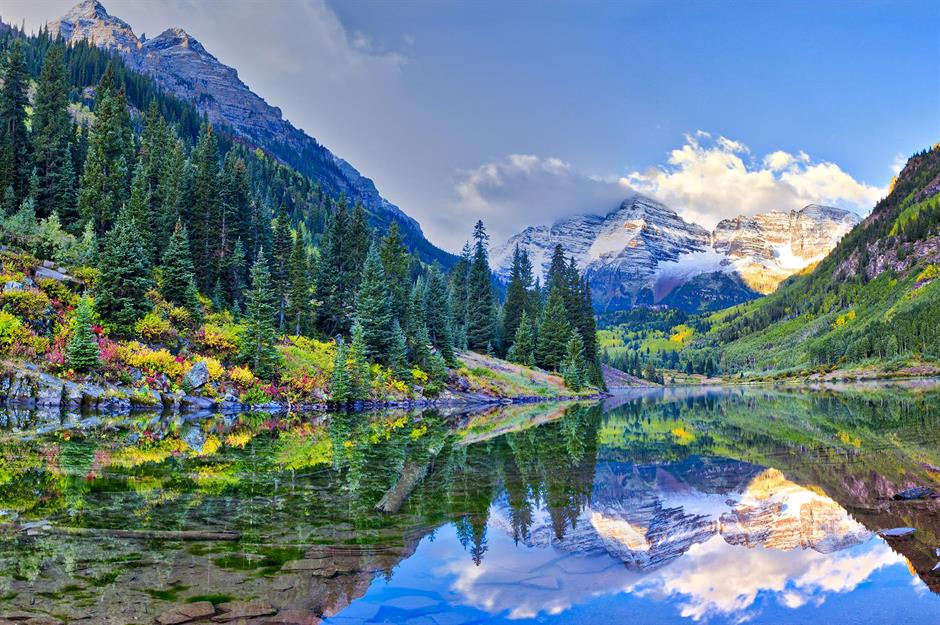
#> input picture nature.png, 940 x 625 px
$ jupyter execute imgenhancement.ipynb   (older library calls are emulated)
#> lines starting #> are read from the running program, lines starting #| are printed output that depends on the picture
[cell 1]
import cv2
import matplotlib.pyplot as plt
import numpy as np

[cell 2]
image1=cv2.imread("nature.png")
#> image1 is the input picture: shape (625, 940, 3); mean B, G, R 135.5, 124, 99.7
image2=cv2.cvtColor(image1,cv2.COLOR_BGR2RGB)
kernel=np.ones((11,11),np.float32)/169
image3=cv2.filter2D(image2,-1,kernel)
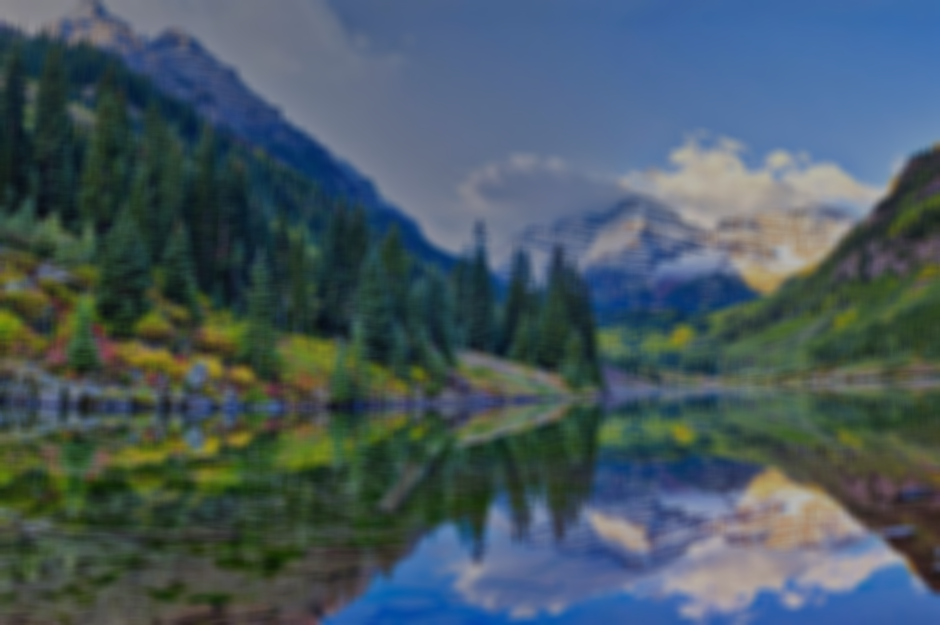
#> image3: shape (625, 940, 3); mean R, G, B 71.4, 88.8, 97

[cell 3]
plt.figure(figsize=(9,9))
plt.subplot(1,2,1)
plt.imshow(image2)
plt.title("Original Image")
plt.axis("off")
plt.subplot(1,2,2)
plt.imshow(image3)
plt.title("Average Filter Image")
plt.axis("off")
plt.show()
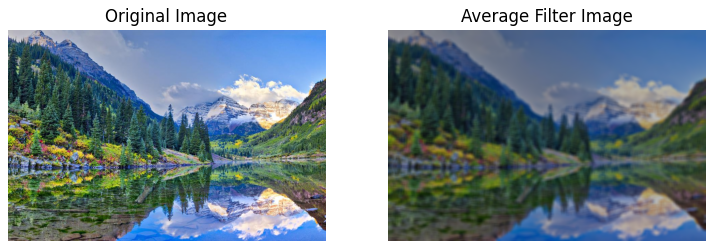
#> figure drawn by matplotlib, 2 panels

[cell 4]
kernel1=np.array([[1,2,1],[2,4,2],[1,2,1]])/16
image2=cv2.cvtColor(image1,cv2.COLOR_BGR2RGB)
image3=cv2.filter2D(image2,-1,kernel1)

[cell 5]
plt.subplot(1,2,1)
plt.imshow(image2)
plt.title("Original Image")
plt.axis("off")
plt.subplot(1,2,2)
plt.imshow(image3)
plt.title("Weighted Average Filter Image")
plt.axis("off")
plt.show()
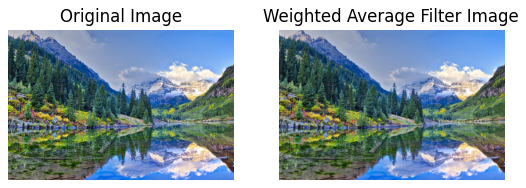
#> figure drawn by matplotlib, 2 panels

[cell 6]
gaussian_blur=cv2.GaussianBlur(image2,(33,33),0,0)
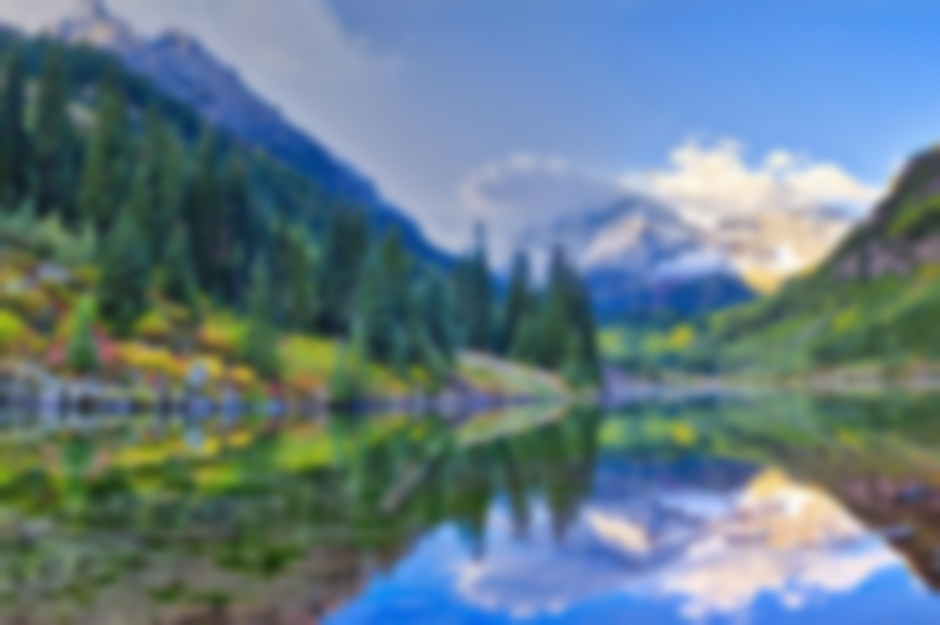
#> gaussian_blur: shape (625, 940, 3); mean R, G, B 99.7, 124, 135.5

[cell 7]
plt.subplot(1,2,1)
plt.imshow(image2)
plt.title("Original Image")
plt.axis("off")
plt.subplot(1,2,2)
plt.imshow(gaussian_blur)
plt.title("Gaussian Blur")
plt.axis("off")
plt.show()

[cell 8]
median=cv2.medianBlur(image2,13)
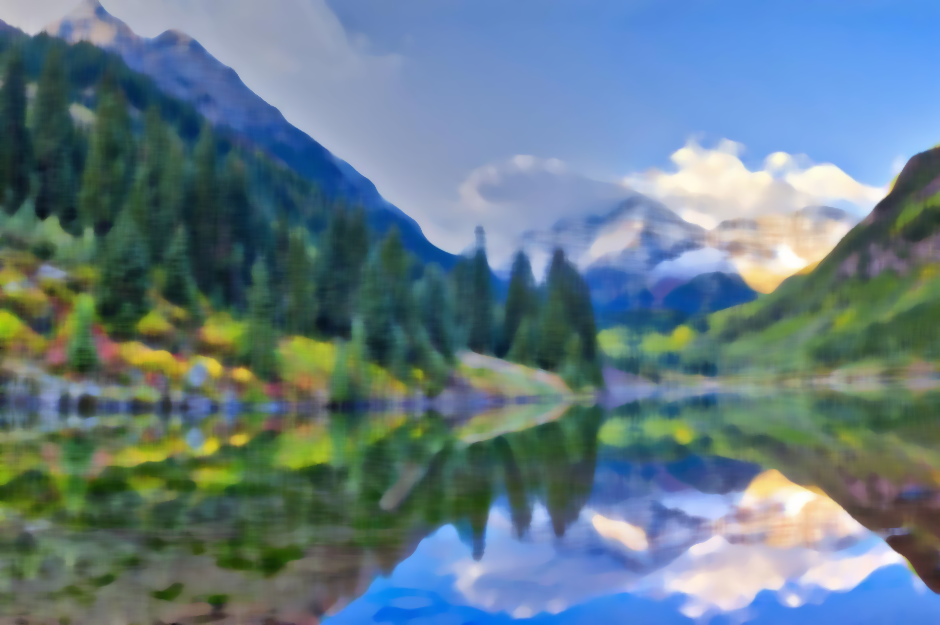
#> median: shape (625, 940, 3); mean R, G, B 99.4, 123.7, 135
plt.figure(figsize=(9,9))
plt.subplot(1,2,1)
plt.imshow(image2)
plt.title("Original Image")
plt.axis("off")
plt.subplot(1,2,2)
plt.imshow(median)
plt.title("Median Blur")
plt.axis("off")
plt.show()

[cell 9]
kernel2=np.array([[-1,-1,-1],[2,-2,1],[2,1,-1]])
image3=cv2.filter2D(image2,-1,kernel2)
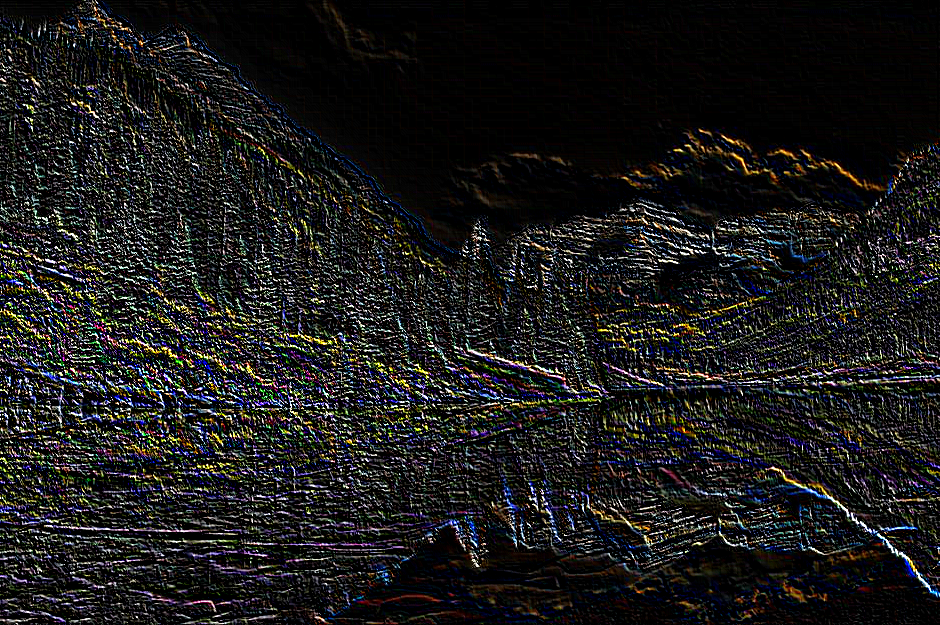
#> image3: shape (625, 940, 3); mean R, G, B 27.7, 27.3, 27.1
plt.subplot(1,2,1)
plt.imshow(image2)
plt.title("Original Image")
plt.axis("off")
plt.subplot(1,2,2)
plt.imshow(image3)
plt.title("Laplacian Kernel")
plt.axis("off")
plt.show()

[cell 10]
laplacian=cv2.Laplacian(image2,cv2.CV_64F)
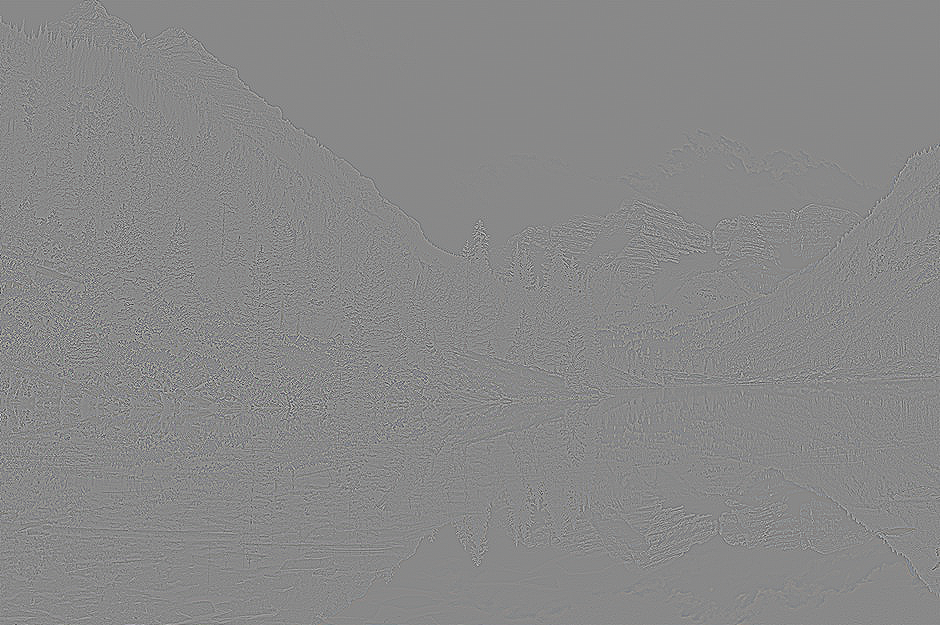
#> laplacian: shape (625, 940, 3) float64; mean R, G, B 0, 0, 0; drawn with min black and max white
plt.subplot(1,2,1)
plt.imshow(image2)
plt.title("Original Image")
plt.axis("off")
plt.subplot(1,2,2)
plt.imshow(laplacian)
plt.title("Laplacian Operator")
plt.axis("off")
plt.show()
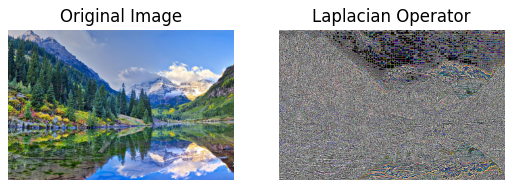
#> figure drawn by matplotlib, 2 panels
